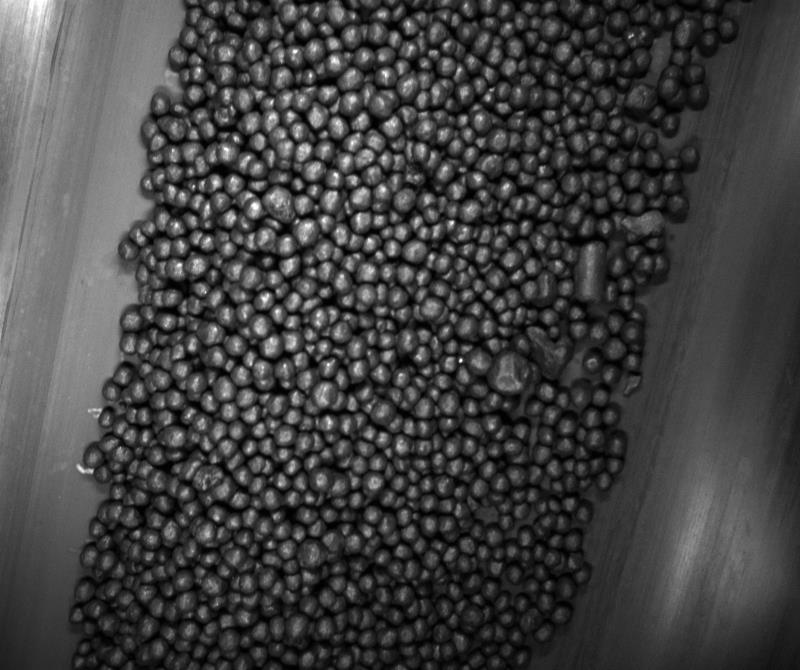
#> input picture Images/Inp1.jpg, 800 x 670 px
$ python -i Proj5.py   (imports and definitions only)
#> lines starting #> are read from the running program, lines starting #| are printed output that depends on the picture
### Convolution.py
#=================================================================
#
#		Image Processing - Convolution
#		Copyright(c) KazukiAmakawa, all right reserved.
#
#=================================================================
#Just For Convolution
#import head


#import files
from PIL import Image
import numpy as np
import matplotlib.pyplot as plt
import os
import os.path
import math
import matplotlib.patches as patches
from scipy import misc
from scipy import signal
from collections import deque
import time

#import files
import Init
import os

def D2FFT(InpX, InpK):
	return signal.fftconvolve(InpX, InpK[::-1], mode='full')
	"""
	LenX = len(InpX[0])
	LenY = len(InpX)
	ArrK = np.array([[0.00 for n in range(LenX)] for m in range(LenY)])
	C = [[0 for n in range(LenX)] for n in range(LenY)]
	for i in range(0, len(InpK)):
		for j in range(0, len(InpK[i])):
			ArrK[i][j] = InpK[i][j]

	LenX = pow(2, int( math.log2( len(InpX[0]) + len(InpK[0]) ) ) + 1)
	LenY = pow(2, int( math.log2( len(InpX) + len(InpK) ) ) + 1)

	ArrX = np.array([[0.00 for n in range(LenX)] for m in range(LenY)])


	for i in range(0, len(InpX)):
		for j in range(0, len(InpX[i])):
			ArrX[i][j] = InpX[i][j]


	ArrX = InpX
	FFTX = np.fft.fft2(ArrX)
	Init.ArrOutput(FFTX)
	FFTK = np.fft.fft2(ArrK)
	time.sleep(10)
	Init.ArrOutput(FFTK)
	FFTXK = FFTX * FFTK
	B = np.fft.ifft2(FFTXK).real
	for i in range(0, len(B)):
		for j in range(0, len(B[i])):
			B[i][j] = min(255, B[i][j])
			B[i][j] = max(0, B[i][j])
			C[i][j] = int(B[i][j])
	Init.ArrOutput(C)
	return C
	"""


# [213 lines left out: functions NormalConvolution, Convolution, not called in this run]

### Proj5.py
#=================================================================
#
#		Image Processing - Proj5
#		Copyright(c) KazukiAmakawa, all right reserved.
#
#=================================================================
#import head
from copy import deepcopy
from PIL import Image
import numpy as np
import matplotlib.pyplot as plt
import os
import os.path
import math
import matplotlib.patches as patches
from collections import deque
import random

#import files
import Init
import Convolution

#Constant Definition
Lambda = 0.001
#For the LSE function

VarN = 20
#For the iterative times

Alpha = 0.01
#For the IS Method

# [99 lines left out: functions LSE, ISCal, not called in this run]


def IS(img):
	for i in range(0, VarN):
		Kernel = np.matrix([[1, 4, 7, 4, 1], [4, 16, 26, 16, 4], [7, 26, 41, 26, 7], [4, 16, 26, 16, 4],[1, 4, 7, 4, 1]]) / 273
		img = Convolution.D2FFT(img, Kernel)
		if VarN:
			return img
		else:
			img = ISCal(img)
	return img

>>> import cv2
>>> picture = cv2.imread('Images/Inp1.jpg', cv2.IMREAD_GRAYSCALE)
#> picture is the input picture: shape (670, 800); min 0, max 255, mean 66
#> the loop in IS, `for i in range(0, VarN):` made 1 pass
#> pass 1, in IS, `img = Convolution.D2FFT(img, Kernel)`:
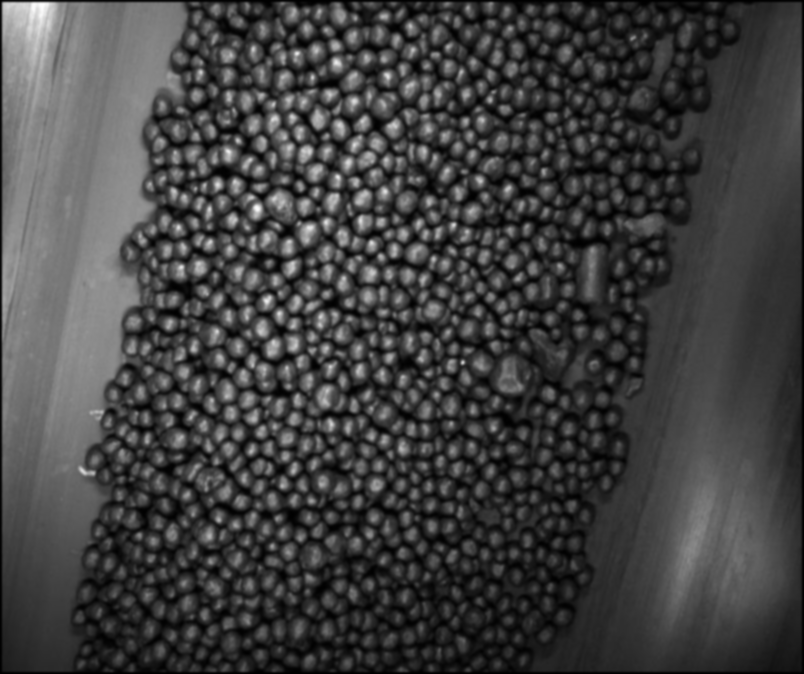
#> img: shape (674, 804) float64; min 0.0256, max 252.9, mean 65.2
>>> result = IS(picture)

$ run again, on Images/Inp3.jpg
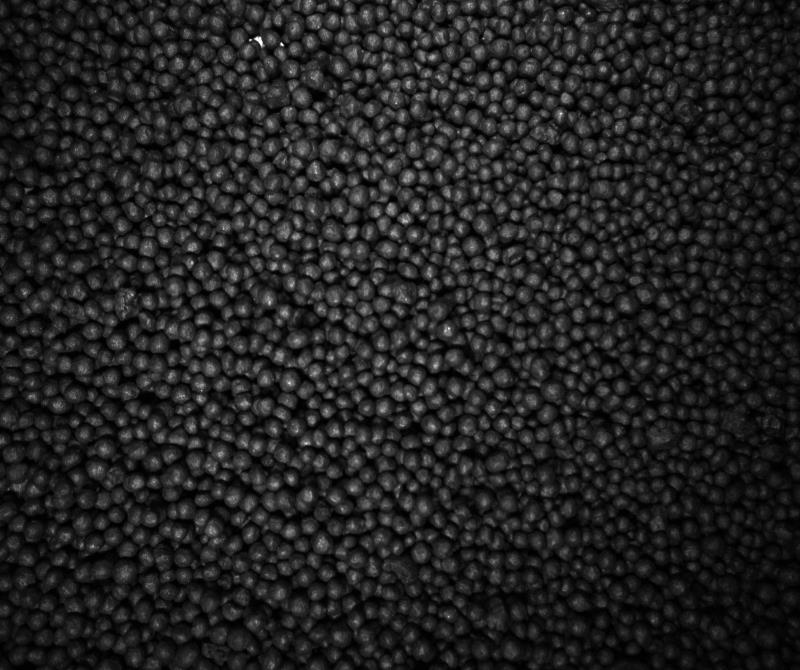
#> input picture Images/Inp3.jpg, 800 x 670 px
#> picture is the input picture: shape (670, 800); min 0, max 255, mean 35
#> the loop in IS, `for i in range(0, VarN):` made 1 pass
#> pass 1, in IS, `img = Convolution.D2FFT(img, Kernel)`:
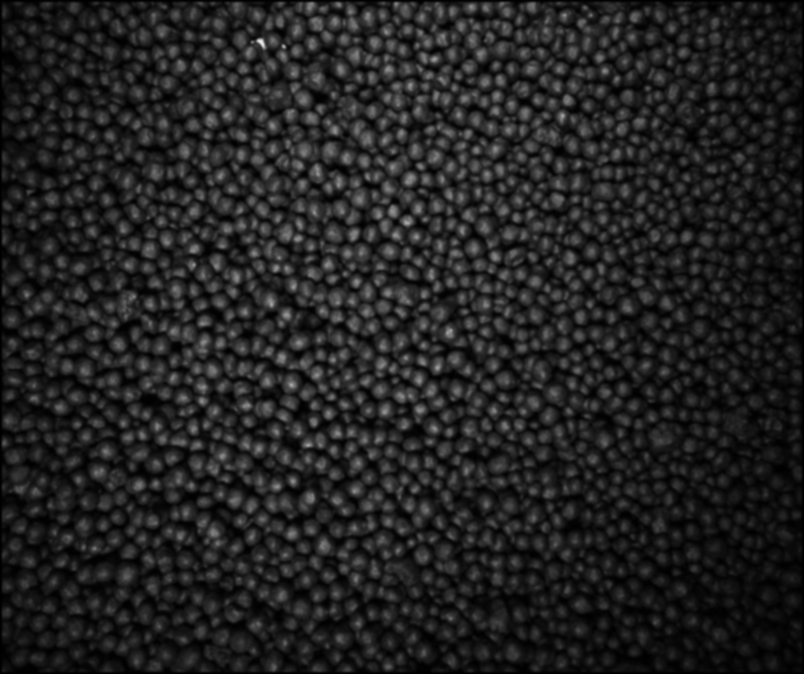
#> img: shape (674, 804) float64; min 2.71e-15, max 236.5, mean 34.6
